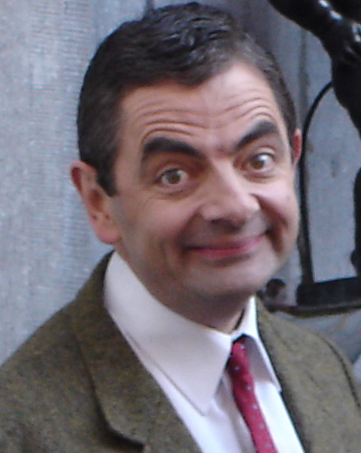
#> input picture IMGS/INPUT/MrBean.jpg, 361 x 453 px
$ python problem2.py
#> lines starting #> are read from the running program, lines starting #| are printed output that depends on the picture
### HW3/HISTOGRAM_LIB.py
# HISTOGRAM IMPLEMENTATION

from matplotlib import pyplot as plt
import numpy as np
import cv2

def bgr2grayscale (img: cv2.Mat) -> np.array:
    return np.asarray((114./1000*img[:,:,0] + 587./1000*img[:,:,1] + 299./1000*img[:,:,0]), dtype = int)

def get_histogram(img: cv2.Mat):
    # If image is grayscale:
    if len(img.shape) < 3: return np.unique(img, return_counts=True)

    # If image is multi-channel:
    vals = []
    hists = []
    for i in range(img.shape[2]):
        val, hist = np.unique(img[:,:,i], return_counts=True)
        vals.append(val)
        hists.append(hist)
    return vals, hists

def plot_histogram(xaxis: np.array, histogram: np.array, title: str = 'Histogram', xlabel: str = 'Pixel value', ylabel: str = 'No. of pixels', normalize: bool = False) -> None:
    if normalize:
        h2s = histogram/np.sum(histogram)
        ylabel = 'Percentage of pixels'
    else: h2s = histogram
    plt.figure()
    plt.plot(xaxis, h2s)
    plt.xlabel(xlabel)
    plt.ylabel(ylabel)
    plt.title(title)

# [31 lines left out: functions plot_multi_histogram, normalize01, generate_lut, not called in this run]


def show_image(img: cv2.Mat, title: str = "", axis: bool = False) -> None:
    plt.figure()
    plt.imshow(cv2.cvtColor(img, cv2.COLOR_BGR2RGB))
    if not axis: plt.axis('off')
    plt.title(title)

### HW3/problem2.py
#! /usr/bin/python

from HISTOGRAM_LIB import show_image, get_histogram, plot_histogram
import numpy as np
import cv2
from matplotlib import pyplot as plt

def direct_eq(I):
    lvls = 256
    (x, y) = I.shape
    n = x*y

    nks, vals = np.histogram(I, np.arange(256))
    vals = vals[:-1]

    outs = np.zeros(lvls)
    outs[0] = nks[0]*1.0/n*(lvls - 1)
    for i in range(1, len(nks)):
        outs[i] = outs[i-1]*n + float(nks[i])
        outs[i] = outs[i]/n

    return np.array(outs[I]*255, dtype=np.uint8)


if __name__ == '__main__':
    img = cv2.imread('../IMGS/INPUT/MrBean.jpg')
#> img is the input picture: shape (453, 361, 3); mean B, G, R 116.5, 107.8, 115.1
    img = cv2.cvtColor(img, cv2.COLOR_BGR2GRAY)
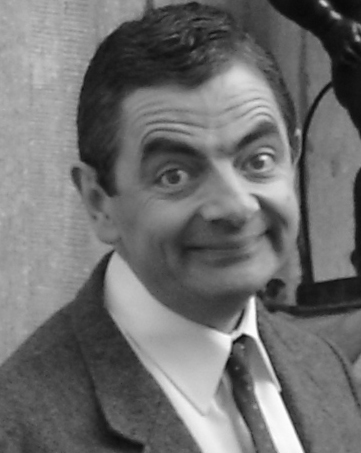
#> img: shape (453, 361); min 9, max 254, mean 111
    show_image(img, "Original")
    vals, hists = get_histogram(img)
#> vals = 246 values from 9 to 254; hists = 246 values, max 1691 at index 150, min 4 at index 0, mean 664.8
    plot_histogram(vals, hists, title="Original histogram")
#> in plot_histogram, `else: h2s = histogram`: h2s has the same summary as hists outside plot_histogram

    eqd = direct_eq(img)
#> in direct_eq, `nks, vals = np.histogram(I, np.arange(256))`: nks = 255 values, max 1691 at index 159, min 0 at index 0, mean 641.3; vals = 256 values from 0 to 255
#> in direct_eq, `vals = vals[:-1]`: vals = 255 values from 0 to 254
#> after the loop in direct_eq, `for i in range(1, len(nks)):`: outs = 256 values, max 1 at index 254, min 0 at index 0, mean 0.562
#> in direct_eq, `return np.array(outs[I]*255, dtype=np.uint8)`:
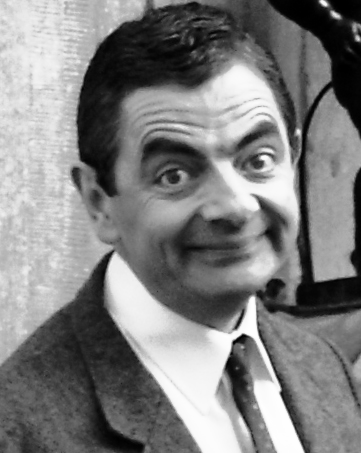
#> returned value: shape (453, 361); min 0, max 255, mean 127.7
    show_image(eqd, "Equalized")
    vals, hists = get_histogram(eqd)
#> vals = 180 values from 0 to 255; hists = 180 values, max 1691 at index 141, min 4 at index 179, mean 908.5
    plot_histogram(vals, hists, title="Equalized histogram")

    plt.show()
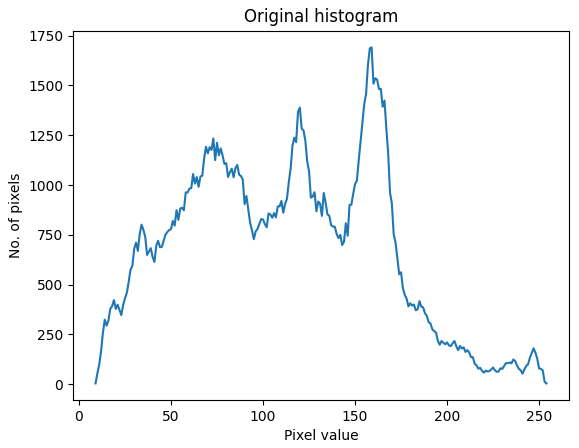
#> figure drawn by matplotlib, 1 panel; curve peaks at x = 159, y = 1691
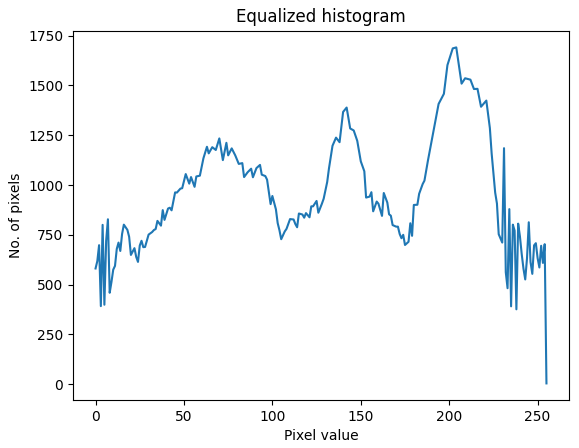
#> figure drawn by matplotlib, 1 panel; curve peaks at x = 204, y = 1691
